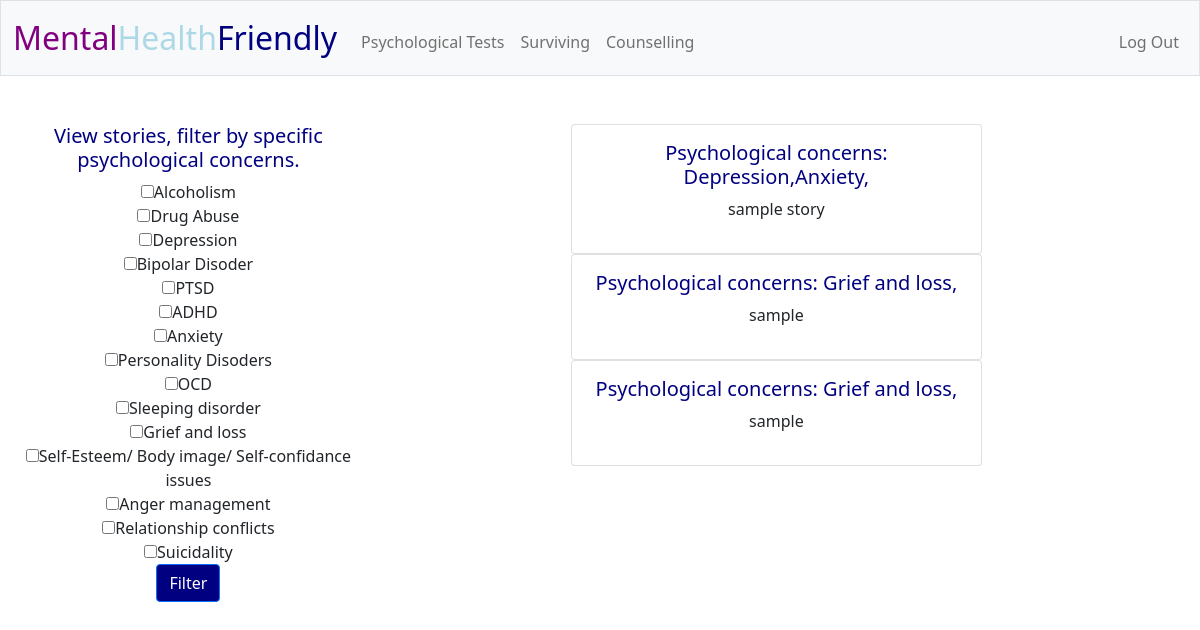
Before: /stories (signed in) with the older database file.
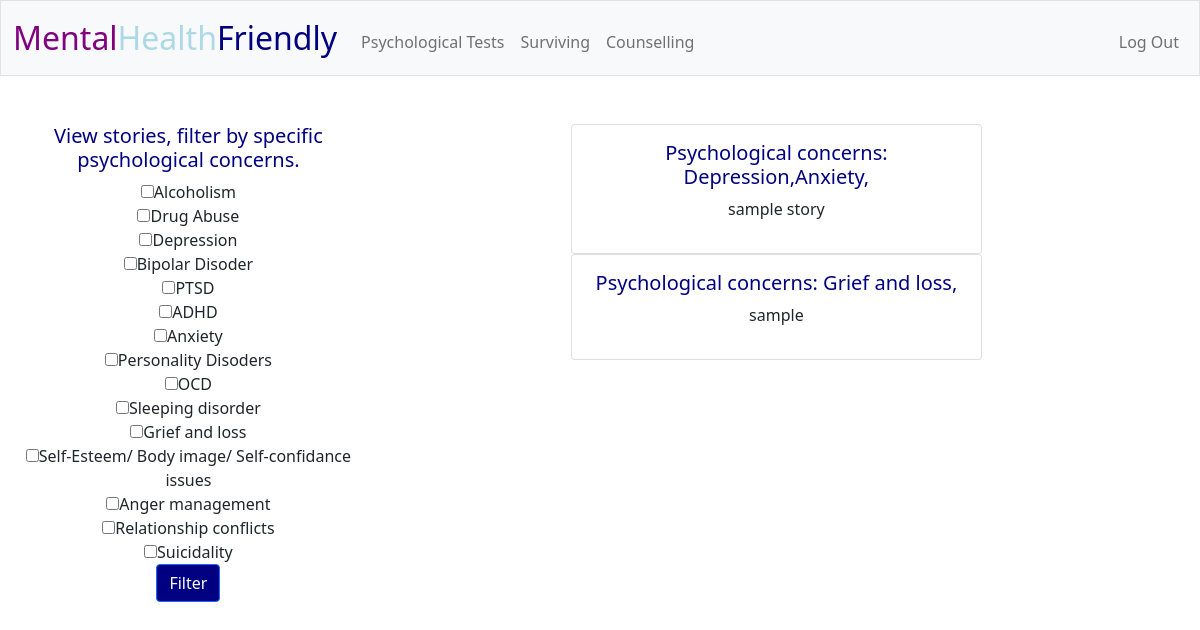
After: the same page with the newer database file.
### tables this page shows
CREATE TABLE stories (id integer primary key autoincrement, psychological_concerns text, story text);

### app.py (the view)
@app.route("/stories", methods=["GET", "POST"])
@login_required
def stories():
    if request.method == "POST":
        checked_concerns = request.form.getlist("concern")
        concerns_csv = ','.join(checked_concerns)
        for concern in CONCERNS:
            pattern = re.compile(concerns_csv)
            match = re.search(pattern, concern)
            if match:
               stories=db.execute("SELECT * FROM stories WHERE psychological_concerns LIKE ?", "%" + concern + "%")
        for test in TESTS:
            pattern = re.compile(concerns_csv)
            match = re.search(pattern, test)
            if match:
               stories=db.execute("SELECT * FROM stories WHERE psychological_concerns LIKE ?", "%" + test + "%")
        return render_template("stories.html", stories=stories, tests=TESTS, concerns=CONCERNS)
    else:
        stories=db.execute("SELECT * FROM stories")
        if not stories:
            flash("There are currently no stories, please revisit the page later")
        return render_template("stories.html", stories=stories, tests=TESTS, concerns=CONCERNS)

### app.py (called while the page is built)
@app.after_request
def after_request(response):
    response.headers["Cache-Control"] = "no-cache, no-store, must-revalidate"
    response.headers["Expires"] = 0
    response.headers["Pragma"] = "no-cache"
    return response

### helpers.py (called while the page is built)
def login_required(f):
    @wraps(f)
    def decorated_function(*args, **kwargs):
        if session.get("user_id") is None:
            return redirect("/login")
        return f(*args, **kwargs)
    return decorated_function

### templates/stories.html (shortened to what this page needs)
{% extends "layout.html" %}
{% block main %}
<div class="filter">
    <h5>View stories, filter by specific psychological concerns.</h5>
    <form action="/stories" method="post">
    {% for test in tests %}
        <input type="checkbox" name="concern" value="{{ test }}">{{ test }}
        <br>
    {% endfor %}
    {% for concern in concerns %}
        <input type="checkbox" name="concern" value="{{ concern }}">{{ concern }}
        <br>
    {% endfor %}
    <input class="btn btn-primary" type="submit" value="Filter">
</form>
</div>
<div class="stories">
        {% for story in stories %}
        <div class="card">
            <div class="card-body">
                  <h5>Psychological concerns: {{ story.psychological_concerns }}</h5>
                  <p>{{ story.story }}</p>
        </div>
        </div>
        {% endfor %}
        </div>
{% endblock %}

### templates/layout.html (shortened to what this page needs)
<!DOCTYPE html>
<html lang="en">
    <head>
        <link href="https://cdn.jsdelivr.net/npm/bootstrap@5.1.3/dist/css/bootstrap.min.css" rel="stylesheet">
        <link href="/static/styles.css" rel="stylesheet">
    </head>
    <body>
        <nav class="bg-light border navbar navbar-expand-md navbar-light">
            <div class="container-fluid">
                <a class="navbar-brand" href="/"><span class="purple">Mental</span><span class="lightBlue">Health</span><span class="blue">Friendly</span></a>
                <div class="collapse navbar-collapse" id="navbar">
                    {% if session["user_id"] %}
                        <ul class="navbar-nav me-auto mt-2">
                            <li class="nav-item"><a class="nav-link" href="/tests">Psychological Tests</a></li>
                            <li class="nav-item"><a class="nav-link" href="/surviving">Surviving</a></li>
                            <li class="nav-item"><a class="nav-link" href="/counselling">Counselling</a></li>
                        </ul>
                        <ul class="navbar-nav ms-auto mt-2">
                            <li class="nav-item"><a class="nav-link" href="/logout">Log Out</a></li>
                        </ul>
                    {% else %}
                        <ul class="navbar-nav ms-auto mt-2">
                            <li class="nav-item"><a class="nav-link" href="/register">Register</a></li>
                            <li class="nav-item"><a class="nav-link" href="/login">Log In</a></li>
                        </ul>
                    {% endif %}
                </div>
            </div>
        </nav>
        <main class="container-fluid py-5 text-center">
            {% block main %}{% endblock %}
        </main>
    </body>
</html>

### static/styles.css (style rules this page uses)
nav .navbar-brand { font-size: xx-large; }
nav .navbar-brand .blue { color: #000080; }
nav .navbar-brand .purple { color: #800080; }
nav .navbar-brand .lightBlue { color: #add8e6; }
.btn { background-color: #000080; }
.card { width: 50%; margin: auto; }
.filter { float: left; width: 30%; }
.stories { float: right; width: 70%; }
h5 { color: #000080; }

Changed rows visible on the page:
removed stories: psychological_concerns "Grief and loss,", story "sample"
